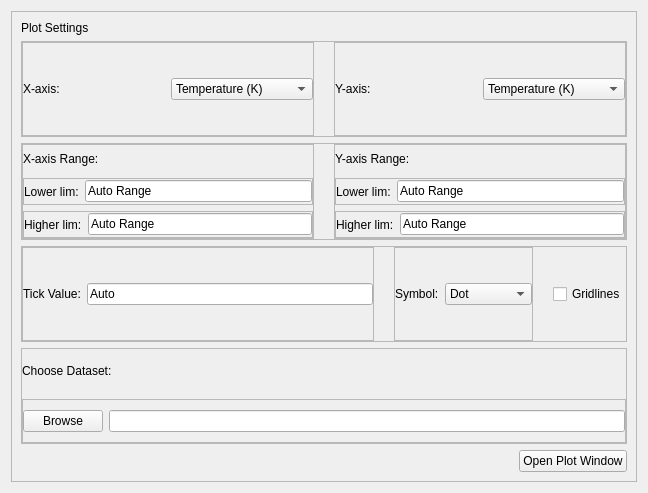
<?xml version="1.0" encoding="UTF-8"?>
<ui version="4.0">
 <class>Form</class>
 <widget class="QWidget" name="Form">
  <property name="geometry">
   <rect>
    <x>0</x>
    <y>0</y>
    <width>648</width>
    <height>493</height>
   </rect>
  </property>
  <property name="sizePolicy">
   <sizepolicy hsizetype="Maximum" vsizetype="Preferred">
    <horstretch>0</horstretch>
    <verstretch>0</verstretch>
   </sizepolicy>
  </property>
  <property name="windowTitle">
   <string>Form</string>
  </property>
  <layout class="QHBoxLayout" name="horizontalLayout_13">
   <item>
    <widget class="QFrame" name="frame_13">
     <property name="layoutDirection">
      <enum>Qt::LeftToRight</enum>
     </property>
     <property name="frameShape">
      <enum>QFrame::StyledPanel</enum>
     </property>
     <property name="frameShadow">
      <enum>QFrame::Raised</enum>
     </property>
     <layout class="QVBoxLayout" name="verticalLayout_5">
      <item>
       <widget class="QLabel" name="label">
        <property name="sizePolicy">
         <sizepolicy hsizetype="Preferred" vsizetype="Maximum">
          <horstretch>0</horstretch>
          <verstretch>0</verstretch>
         </sizepolicy>
        </property>
        <property name="text">
         <string>Plot Settings</string>
        </property>
       </widget>
      </item>
      <item>
       <widget class="QFrame" name="frame_10">
        <property name="frameShape">
         <enum>QFrame::StyledPanel</enum>
        </property>
        <property name="frameShadow">
         <enum>QFrame::Raised</enum>
        </property>
        <layout class="QHBoxLayout" name="horizontalLayout_8">
         <property name="spacing">
          <number>20</number>
         </property>
         <property name="leftMargin">
          <number>0</number>
         </property>
         <property name="topMargin">
          <number>0</number>
         </property>
         <property name="rightMargin">
          <number>0</number>
         </property>
         <property name="bottomMargin">
          <number>0</number>
         </property>
         <item>
          <widget class="QFrame" name="frame">
           <property name="frameShape">
            <enum>QFrame::StyledPanel</enum>
           </property>
           <property name="frameShadow">
            <enum>QFrame::Raised</enum>
           </property>
           <layout class="QHBoxLayout" name="horizontalLayout">
            <property name="leftMargin">
             <number>0</number>
            </property>
            <property name="topMargin">
             <number>0</number>
            </property>
            <property name="rightMargin">
             <number>0</number>
            </property>
            <property name="bottomMargin">
             <number>0</number>
            </property>
            <item>
             <widget class="QLabel" name="label_2">
              <property name="text">
               <string>X-axis:</string>
              </property>
             </widget>
            </item>
            <item>
             <widget class="QComboBox" name="xAxisUnitComboBox">
              <property name="sizePolicy">
               <sizepolicy hsizetype="Preferred" vsizetype="Fixed">
                <horstretch>0</horstretch>
                <verstretch>0</verstretch>
               </sizepolicy>
              </property>
              <item>
               <property name="text">
                <string>Temperature (K)</string>
               </property>
              </item>
              <item>
               <property name="text">
                <string>Resistance (Ohms)</string>
               </property>
              </item>
              <item>
               <property name="text">
                <string>LockIn (manual)</string>
               </property>
              </item>
              <item>
               <property name="text">
                <string>LockIn2 (manual)</string>
               </property>
              </item>
              <item>
               <property name="text">
                <string>Field (T)</string>
               </property>
              </item>
              <item>
               <property name="text">
                <string>Current (A)</string>
               </property>
              </item>
              <item>
               <property name="text">
                <string>Time (s)</string>
               </property>
              </item>
             </widget>
            </item>
           </layout>
          </widget>
         </item>
         <item>
          <widget class="QFrame" name="frame_2">
           <property name="frameShape">
            <enum>QFrame::StyledPanel</enum>
           </property>
           <property name="frameShadow">
            <enum>QFrame::Raised</enum>
           </property>
           <layout class="QHBoxLayout" name="horizontalLayout_2">
            <property name="leftMargin">
             <number>0</number>
            </property>
            <property name="topMargin">
             <number>0</number>
            </property>
            <property name="rightMargin">
             <number>0</number>
            </property>
            <property name="bottomMargin">
             <number>0</number>
            </property>
            <item>
             <widget class="QLabel" name="label_3">
              <property name="text">
               <string>Y-axis:</string>
              </property>
             </widget>
            </item>
            <item>
             <widget class="QComboBox" name="yAxisUnitComboBox">
              <item>
               <property name="text">
                <string>Temperature (K)</string>
               </property>
              </item>
              <item>
               <property name="text">
                <string>Resistance (Ohms)</string>
               </property>
              </item>
              <item>
               <property name="text">
                <string>LockIn (manual)</string>
               </property>
              </item>
              <item>
               <property name="text">
                <string>LockIn2 (manual)</string>
               </property>
              </item>
              <item>
               <property name="text">
                <string>Field (T)</string>
               </property>
              </item>
              <item>
               <property name="text">
                <string>Current (A)</string>
               </property>
              </item>
              <item>
               <property name="text">
                <string>Time (s)</string>
               </property>
              </item>
             </widget>
            </item>
           </layout>
          </widget>
         </item>
        </layout>
       </widget>
      </item>
      <item>
       <widget class="QFrame" name="frame_11">
        <property name="frameShape">
         <enum>QFrame::StyledPanel</enum>
        </property>
        <property name="frameShadow">
         <enum>QFrame::Raised</enum>
        </property>
        <layout class="QHBoxLayout" name="horizontalLayout_9">
         <property name="spacing">
          <number>20</number>
         </property>
         <property name="leftMargin">
          <number>0</number>
         </property>
         <property name="topMargin">
          <number>0</number>
         </property>
         <property name="rightMargin">
          <number>0</number>
         </property>
         <property name="bottomMargin">
          <number>0</number>
         </property>
         <item>
          <widget class="QFrame" name="frame_5">
           <property name="frameShape">
            <enum>QFrame::StyledPanel</enum>
           </property>
           <property name="frameShadow">
            <enum>QFrame::Raised</enum>
           </property>
           <layout class="QVBoxLayout" name="verticalLayout">
            <property name="leftMargin">
             <number>0</number>
            </property>
            <property name="topMargin">
             <number>0</number>
            </property>
            <property name="rightMargin">
             <number>0</number>
            </property>
            <property name="bottomMargin">
             <number>0</number>
            </property>
            <item>
             <widget class="QLabel" name="label_5">
              <property name="text">
               <string>X-axis Range:</string>
              </property>
             </widget>
            </item>
            <item>
             <widget class="QFrame" name="frame_3">
              <property name="frameShape">
               <enum>QFrame::StyledPanel</enum>
              </property>
              <property name="frameShadow">
               <enum>QFrame::Raised</enum>
              </property>
              <layout class="QHBoxLayout" name="horizontalLayout_3">
               <property name="leftMargin">
                <number>0</number>
               </property>
               <property name="topMargin">
                <number>0</number>
               </property>
               <property name="rightMargin">
                <number>0</number>
               </property>
               <property name="bottomMargin">
                <number>0</number>
               </property>
               <item>
                <widget class="QLabel" name="label_7">
                 <property name="text">
                  <string>Lower lim:</string>
                 </property>
                </widget>
               </item>
               <item>
                <widget class="QLineEdit" name="xAxisLoLimLineEdit">
                 <property name="text">
                  <string>Auto Range</string>
                 </property>
                </widget>
               </item>
              </layout>
             </widget>
            </item>
            <item>
             <widget class="QFrame" name="frame_4">
              <property name="frameShape">
               <enum>QFrame::StyledPanel</enum>
              </property>
              <property name="frameShadow">
               <enum>QFrame::Raised</enum>
              </property>
              <layout class="QHBoxLayout" name="horizontalLayout_4">
               <property name="leftMargin">
                <number>0</number>
               </property>
               <property name="topMargin">
                <number>0</number>
               </property>
               <property name="rightMargin">
                <number>0</number>
               </property>
               <property name="bottomMargin">
                <number>0</number>
               </property>
               <item>
                <widget class="QLabel" name="label_9">
                 <property name="text">
                  <string>Higher lim:</string>
                 </property>
                </widget>
               </item>
               <item>
                <widget class="QLineEdit" name="xAxisHiLimLineEdit">
                 <property name="text">
                  <string>Auto Range</string>
                 </property>
                </widget>
               </item>
              </layout>
             </widget>
            </item>
           </layout>
          </widget>
         </item>
         <item>
          <widget class="QFrame" name="frame_6">
           <property name="frameShape">
            <enum>QFrame::StyledPanel</enum>
           </property>
           <property name="frameShadow">
            <enum>QFrame::Raised</enum>
           </property>
           <layout class="QVBoxLayout" name="verticalLayout_2">
            <property name="leftMargin">
             <number>0</number>
            </property>
            <property name="topMargin">
             <number>0</number>
            </property>
            <property name="rightMargin">
             <number>0</number>
            </property>
            <property name="bottomMargin">
             <number>0</number>
            </property>
            <item>
             <widget class="QLabel" name="label_6">
              <property name="text">
               <string>Y-axis Range:</string>
              </property>
             </widget>
            </item>
            <item>
             <widget class="QFrame" name="frame_7">
              <property name="frameShape">
               <enum>QFrame::StyledPanel</enum>
              </property>
              <property name="frameShadow">
               <enum>QFrame::Raised</enum>
              </property>
              <layout class="QHBoxLayout" name="horizontalLayout_5">
               <property name="leftMargin">
                <number>0</number>
               </property>
               <property name="topMargin">
                <number>0</number>
               </property>
               <property name="rightMargin">
                <number>0</number>
               </property>
               <property name="bottomMargin">
                <number>0</number>
               </property>
               <item>
                <widget class="QLabel" name="label_10">
                 <property name="text">
                  <string>Lower lim:</string>
                 </property>
                </widget>
               </item>
               <item>
                <widget class="QLineEdit" name="yAxisLoLimLineEdit">
                 <property name="text">
                  <string>Auto Range</string>
                 </property>
                </widget>
               </item>
              </layout>
             </widget>
            </item>
            <item>
             <widget class="QFrame" name="frame_8">
              <property name="frameShape">
               <enum>QFrame::StyledPanel</enum>
              </property>
              <property name="frameShadow">
               <enum>QFrame::Raised</enum>
              </property>
              <layout class="QHBoxLayout" name="horizontalLayout_6">
               <property name="leftMargin">
                <number>0</number>
               </property>
               <property name="topMargin">
                <number>0</number>
               </property>
               <property name="rightMargin">
                <number>0</number>
               </property>
               <property name="bottomMargin">
                <number>0</number>
               </property>
               <item>
                <widget class="QLabel" name="label_11">
                 <property name="text">
                  <string>Higher lim:</string>
                 </property>
                </widget>
               </item>
               <item>
                <widget class="QLineEdit" name="yAxisHiLimLineEdit">
                 <property name="text">
                  <string>Auto Range</string>
                 </property>
                </widget>
               </item>
              </layout>
             </widget>
            </item>
           </layout>
          </widget>
         </item>
        </layout>
       </widget>
      </item>
      <item>
       <widget class="QFrame" name="frame_12">
        <property name="frameShape">
         <enum>QFrame::StyledPanel</enum>
        </property>
        <property name="frameShadow">
         <enum>QFrame::Raised</enum>
        </property>
        <layout class="QHBoxLayout" name="horizontalLayout_10">
         <property name="spacing">
          <number>20</number>
         </property>
         <property name="leftMargin">
          <number>0</number>
         </property>
         <property name="topMargin">
          <number>0</number>
         </property>
         <property name="rightMargin">
          <number>0</number>
         </property>
         <property name="bottomMargin">
          <number>0</number>
         </property>
         <item>
          <widget class="QFrame" name="frame_9">
           <property name="frameShape">
            <enum>QFrame::StyledPanel</enum>
           </property>
           <property name="frameShadow">
            <enum>QFrame::Raised</enum>
           </property>
           <layout class="QHBoxLayout" name="horizontalLayout_7">
            <property name="leftMargin">
             <number>0</number>
            </property>
            <property name="topMargin">
             <number>0</number>
            </property>
            <property name="rightMargin">
             <number>0</number>
            </property>
            <property name="bottomMargin">
             <number>0</number>
            </property>
            <item>
             <widget class="QLabel" name="label_8">
              <property name="text">
               <string>Tick Value:</string>
              </property>
             </widget>
            </item>
            <item>
             <widget class="QLineEdit" name="TicValLineEdit">
              <property name="text">
               <string>Auto</string>
              </property>
             </widget>
            </item>
           </layout>
          </widget>
         </item>
         <item>
          <widget class="QFrame" name="frame_16">
           <property name="frameShape">
            <enum>QFrame::StyledPanel</enum>
           </property>
           <property name="frameShadow">
            <enum>QFrame::Raised</enum>
           </property>
           <layout class="QHBoxLayout" name="horizontalLayout_12">
            <property name="leftMargin">
             <number>0</number>
            </property>
            <property name="topMargin">
             <number>0</number>
            </property>
            <property name="rightMargin">
             <number>0</number>
            </property>
            <property name="bottomMargin">
             <number>0</number>
            </property>
            <item>
             <widget class="QLabel" name="label_12">
              <property name="text">
               <string>Symbol:</string>
              </property>
             </widget>
            </item>
            <item>
             <widget class="QComboBox" name="comboBox">
              <item>
               <property name="text">
                <string>Dot</string>
               </property>
              </item>
              <item>
               <property name="text">
                <string>Line</string>
               </property>
              </item>
              <item>
               <property name="text">
                <string>Dot &amp; Line</string>
               </property>
              </item>
             </widget>
            </item>
           </layout>
          </widget>
         </item>
         <item>
          <widget class="QCheckBox" name="gridLineCheckBox">
           <property name="text">
            <string>Gridlines</string>
           </property>
          </widget>
         </item>
        </layout>
       </widget>
      </item>
      <item>
       <widget class="QFrame" name="frame_14">
        <property name="frameShape">
         <enum>QFrame::StyledPanel</enum>
        </property>
        <property name="frameShadow">
         <enum>QFrame::Raised</enum>
        </property>
        <layout class="QVBoxLayout" name="verticalLayout_4">
         <property name="leftMargin">
          <number>0</number>
         </property>
         <property name="topMargin">
          <number>0</number>
         </property>
         <property name="rightMargin">
          <number>0</number>
         </property>
         <property name="bottomMargin">
          <number>0</number>
         </property>
         <item>
          <widget class="QLabel" name="label_4">
           <property name="text">
            <string>Choose Dataset:</string>
           </property>
          </widget>
         </item>
         <item>
          <widget class="QFrame" name="frame_15">
           <property name="frameShape">
            <enum>QFrame::StyledPanel</enum>
           </property>
           <property name="frameShadow">
            <enum>QFrame::Raised</enum>
           </property>
           <layout class="QHBoxLayout" name="horizontalLayout_11">
            <property name="leftMargin">
             <number>0</number>
            </property>
            <property name="topMargin">
             <number>0</number>
            </property>
            <property name="rightMargin">
             <number>0</number>
            </property>
            <property name="bottomMargin">
             <number>0</number>
            </property>
            <item>
             <widget class="QPushButton" name="browseDatasetButton">
              <property name="text">
               <string>Browse</string>
              </property>
             </widget>
            </item>
            <item>
             <widget class="QLineEdit" name="browseDatasetLineEdit"/>
            </item>
           </layout>
          </widget>
         </item>
        </layout>
       </widget>
      </item>
      <item alignment="Qt::AlignRight">
       <widget class="QPushButton" name="CreatePlotPushButton">
        <property name="sizePolicy">
         <sizepolicy hsizetype="Maximum" vsizetype="Fixed">
          <horstretch>0</horstretch>
          <verstretch>0</verstretch>
         </sizepolicy>
        </property>
        <property name="maximumSize">
         <size>
          <width>500</width>
          <height>16777215</height>
         </size>
        </property>
        <property name="layoutDirection">
         <enum>Qt::LeftToRight</enum>
        </property>
        <property name="text">
         <string>Open Plot Window</string>
        </property>
       </widget>
      </item>
     </layout>
    </widget>
   </item>
  </layout>
 </widget>
 <resources/>
 <connections/>
</ui>
